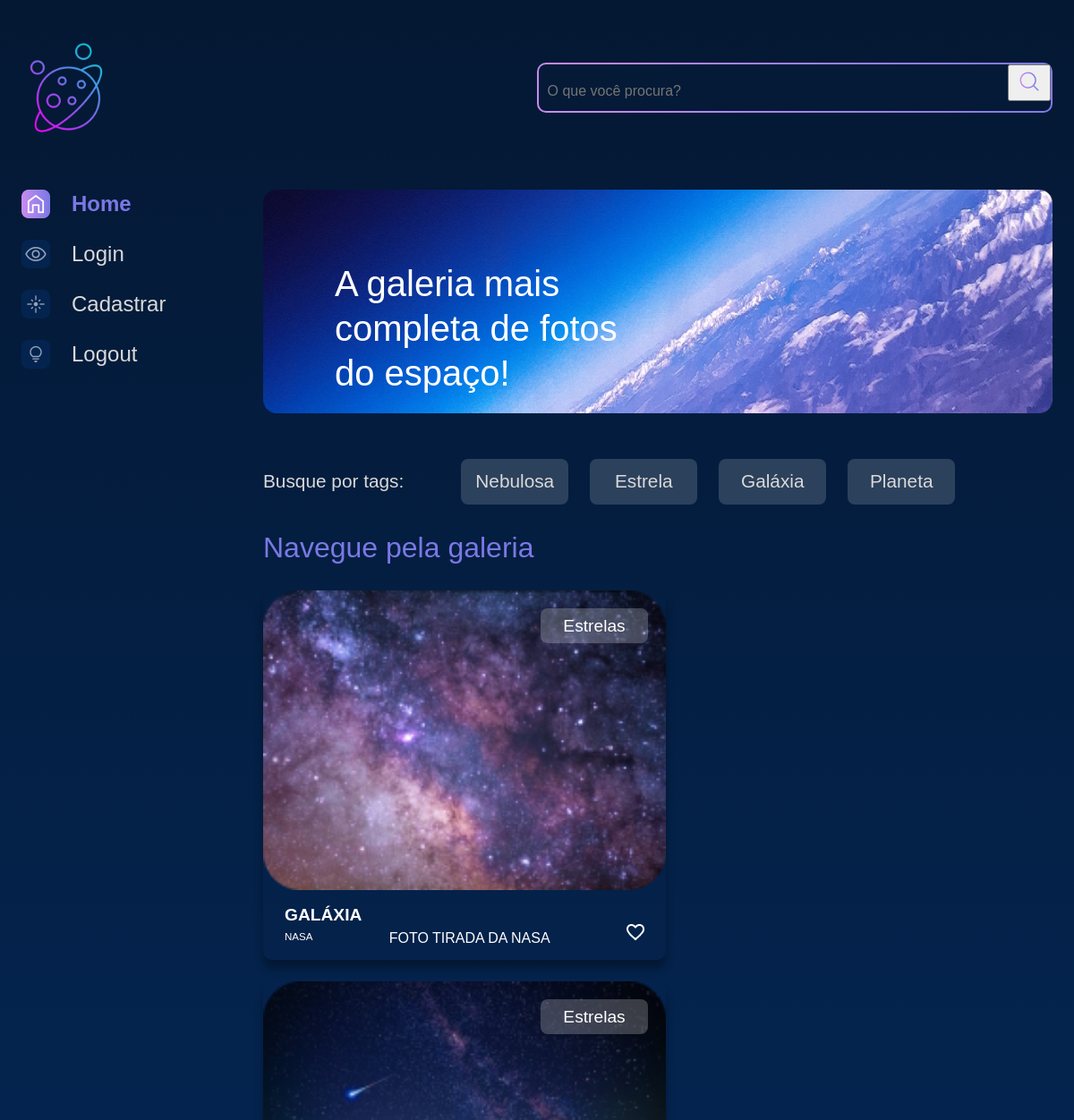
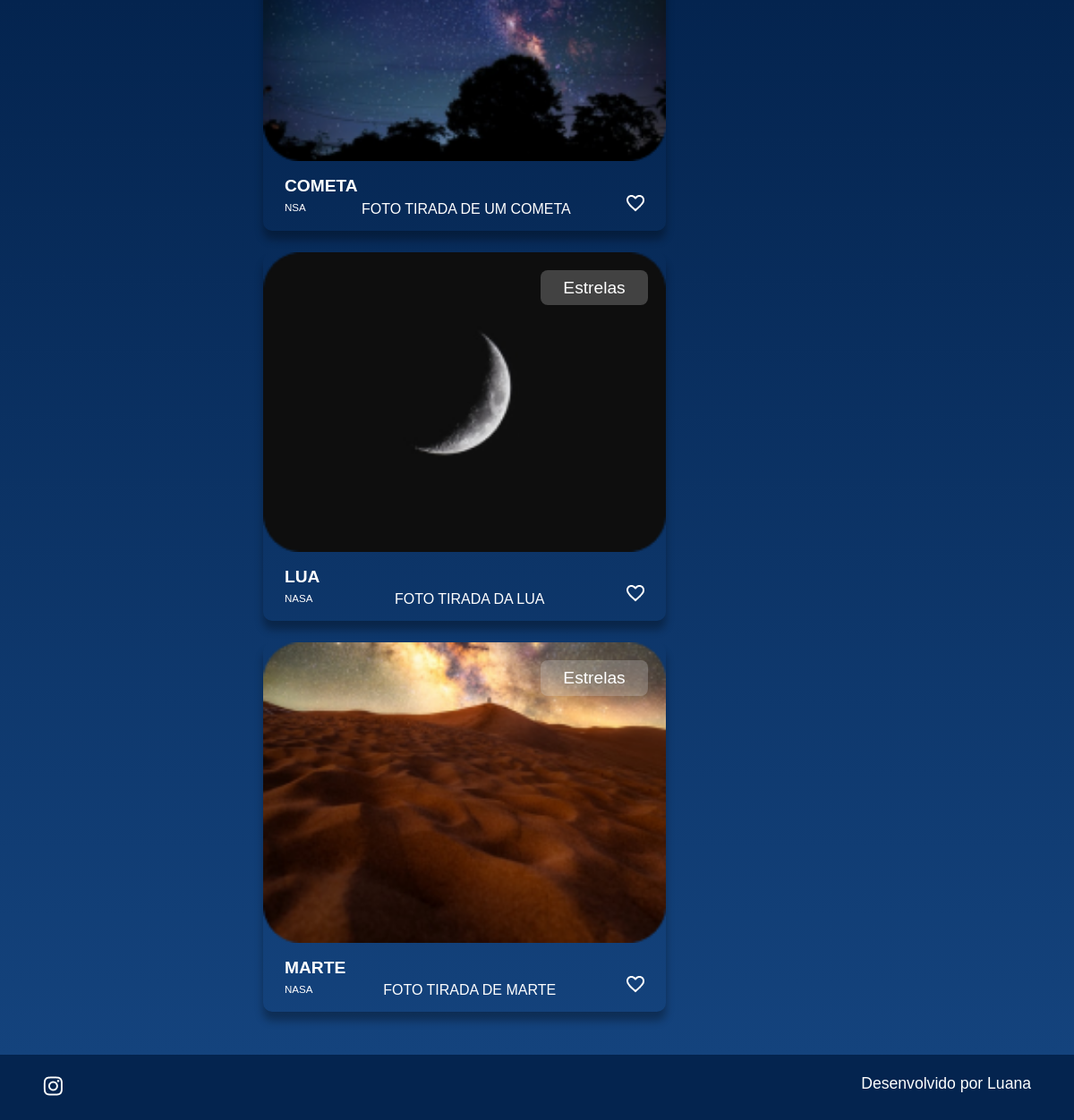
The app's page / (signed in) with its own data (2 pictures, top to bottom).
### galeria/models.py (models this page shows, shortened)
class Fotografia(models.Model):
    OPCOES_CATEGORIA = [
        ("NEBULOSA","Nebulosa"),
        ("ESTRELA","Estrela"),
        ("GALÁXIA","Galáxia"),
        ("PLANETA","Planeta"),
    ]
    nome = models.CharField(max_length=100, null=False, blank=False)
    legenda = models.CharField(max_length=150, null=False, blank=False)
    categoria = models.CharField(max_length=100, choices=OPCOES_CATEGORIA, default='')
    descricao = models.TextField(null=False, blank=False)
    foto = models.ImageField(upload_to="fotos/%Y/%m/%d/", blank=True)
    publicada = models.BooleanField(default=False)
    data_fotografia = models.DateTimeField(default=datetime.now, blank=False)
    usuario = models.ForeignKey(
        to=User,
        on_delete=models.SET_NULL,
        null=True,
        blank=False,
        related_name='user'
    )

### galeria/views.py (the view)
# urls.py: path('', index, name='index'),
def index(request):
    if not request.user.is_authenticated:
        messages.error(request, 'Você precisa estar logado para acessar a galeria.')
        return redirect('login')
    fotografias = Fotografia.objects.order_by("data_fotografia").filter(publicada=True)
    return render(request, 'galeria/index.html', {'cards': fotografias})

### templates/galeria/index.html
{% extends 'galeria/base.html' %}
{% load static %}
{% block content %}
<section class="conteudo">
    <section class="banner">
        <img class="banner__imagem" src="{% static '/assets/imagens/Banner(2).png' %}" alt="banner Alura Space">
        <h1 class="banner__titulo"> A galeria mais completa de fotos do espaço!</h1>
    </section>
    <section class="tags">
        <p class="tags__titulo">Busque por tags:</p>
        <ul class="tags__lista">
            <li class="tags__tag">Nebulosa</li>
            <li class="tags__tag">Estrela</li>
            <li class="tags__tag">Galáxia</li>
            <li class="tags__tag">Planeta</li>
        </ul>
    </section>
    <section class="galeria">
        <div class="cards">
            <h2 class="cards__titulo">Navegue pela galeria</h2>
            <ul class="cards__lista">
                {% if cards %}
                {% for fotografia in cards %}
                <li class="card">
                    <a href="{% url 'imagem' fotografia.id %}">
                    {% if fotografia.foto == "" or fotografia.foto == null %}
                        <img class="card__imagem" src="{% static '/assets/imagens/galeria/erro-not.jpg'%}" alt="foto">
                    {% else %}
                        <img class="card__imagem" src="{{ fotografia.foto.url }}" alt="foto">
                    {% endif %}
                    </a>
                    <span class="card__tag">Estrelas</span>
                    <div class="card__info">
                        <p class="card__titulo">{{ fotografia.nome }}</p>
                        <div class="card__texto">
                            <p class="card__descricao">{{ fotografia.legenda }}</p>
                            <p class="imagem__texto">{{ fotografia.descricao }}</p>
                            <span>
                                <img src="{% static '/assets/ícones/1x/favorite_outline.png' %}" alt="ícone de coração">
                            </span>
                        </div>
                    </div>
                </li>
                {% endfor %}
                {% else %}
                <div class="imagem__texto">
                    <p>Fotografias não encontradas</p>
                </div>
                {% endif %}
            </ul>
        </div>
    </section>
</section>
</main>
</div>
{% endblock %}

### templates/galeria/base.html (shortened to what this page needs)
{% load static %}
<!DOCTYPE html>
<html lang="pt-br">
<head>
    <link rel="stylesheet" href="{% static '/styles/style.css' %}">
</head>
<body>
    {% include 'partials/_menu.html' %}
    {% block content %}{% endblock %}
    {% include 'partials/_footer.html' %}
</body>
</html>

### templates/partials/_menu.html (shortened to what this page needs)
{% load static %}
<div class="pagina-inicial">
    <header class="cabecalho">
        <img src="{% static '/assets/logo/Logo(2).png' %}" alt="Logo Space" style="max-width: 100px; max-height: 100px;"/>
        <div class="cabecalho__busca">
            <div class="busca__fundo">
                <form action="{% url 'buscar' %}">
                    <input class="busca__input" type="text" name="buscar" placeholder="O que você procura?">
                    <button type="submit">
                        <img class="busca__icone" src="{% static '/assets/ícones/1x/search.png' %}" alt="ícone de search">
                    </button>
                </form>
            </div>
        </div>
    </header>
    <main class="principal">
        <section class="menu-lateral">
            <nav class="menu-lateral__navegacao">
                <a href="{% url 'index' %}"><img src="{% static '/assets/ícones/1x/Home - ativo.png' %}"> Home</a>
                <a href="{% url 'login' %}"><img src="{% static '/assets/ícones/1x/Mais vistas - inativo.png' %}"> Login</a>
                <a href="{% url 'cadastro' %}"><img src="{% static '/assets/ícones/1x/Novas - inativo.png' %}">Cadastrar</a>
                <a href="{% url 'logout' %}"><img src="{% static '/assets/ícones/1x/Surpreenda-me - inativo.png' %}">Logout</a>
            </nav>
        </section>

### templates/partials/_footer.html
{% load static %}
<footer class="rodape">
    <div class="rodape__icones">
        <a href="" target=”_blank” >
            <img src="{% static '/assets/ícones/1x/instagram.png' %}" alt="ícone instagram">
        </a>
    </div>
    <p class="rodape__texto">Desenvolvido por Luana</p>
</footer>

### setup/static/styles/style.css (style rules this page uses)
html, body, div, span, applet, object, iframe, h1, h2, h3, h4, h5, h6, p, blockquote, pre, a, abbr, acronym, address, big, cite, code, del, dfn, em, img, ins, kbd, q, s, samp, small, strike, strong, sub, sup, tt, var, b, u, i, center, dl, dt, dd, ol, ul, li, fieldset, form, label, legend, table, caption, tbody, tfoot, thead, tr, th, td, article, aside, canvas, details, embed, figure, figcaption, footer, header, hgroup, menu, nav, output, ruby, section, summary, time, mark, audio, video { margin: 0; padding: 0; border: 0; font-size: 100%; font: inherit; vertical-align: baseline; }
article, aside, details, figcaption, figure, footer, header, hgroup, menu, nav, section { display: block; }
body { line-height: 1; font-family: 'Space Grotesk', sans-serif; min-height: 100vh; background: linear-gradient(#041833,#04244F,#154580); background-repeat: no-repeat; background-position: center; background-size: cover; }
ol, ul { list-style: none; }
.banner { width: auto; position: relative; margin-bottom: 1.5rem; }
.banner__imagem { width: 100%; }
.banner__titulo { color: #FFFFFF; font-size: 40px; width: 350px; line-height: 50px; position: absolute; top: 80px; left: 80px; }
.cabecalho { align-items: center; display: flex; justify-content: space-between; margin: 1.5rem 0 4rem 0; }
.cabecalho__busca { align-items: center; border-radius: 10px; background: linear-gradient(45deg, #C98CF1,#7B78E5); display: flex; height: auto; justify-content: space-between; padding: 2px; width: auto; }
.busca__fundo { align-items: center; background-color: #041A37; border-radius: 8px; display: flex; margin: 0 auto; width: 100%; }
.busca__input { align-items: center; background-color: transparent; border: none; font-size: 1rem; height: 24px; padding: 10px; width: 500px; }
.busca__icone { cursor: pointer; width: 2rem; height: 2rem; }
.cards { width: 100%; }
.cards__titulo { color: #7B78E5; font-size: 2rem; line-height: 3rem; margin-bottom: 1.5rem; }
.cards__lista { display: flex; flex-wrap: wrap; justify-content: space-between; align-content: space-between; }
.card { border-radius: 10px; box-shadow: 0px 10px 10px #00000050; color: #FFFFFF; margin-bottom: 1.5rem; position: relative; width: 450px; }
.card__imagem { width: 450px; border-radius: 10px 10px 0 0; }
.card__tag { background-color: #D9D9D940; border-radius: 8px; border: 2px solid transparent; font-size: 1.2rem; left: 310px; margin-right: 1.5rem; padding: .5rem .5rem; position: absolute; text-align: center; top: 20px; width: 100px; }
.card__info { font-size: 1.2rem; padding: 0 1.5rem 1rem 1.5rem; }
.card__titulo { font-weight: bold; line-height: 1.2rem; margin-top: 0.8em; }
.card__texto { display: flex; justify-content: space-between; flex-wrap: wrap; }
.card__texto img { cursor: pointer; }
.card__descricao { font-size: 0.6em; margin-top: 0.8em; }
.galeria { display: flex; width: 100%; }
.imagem__texto { display: flex; flex-direction: column; justify-content: space-between; color: #FFFFFF; margin-top: 0.5rem; }
.imagem__texto { font-size: 1rem; }
.menu-lateral { padding-right: 1.5rem; box-sizing: border-box; min-width: 270px; }
.menu-lateral__navegacao { display: flex; flex-direction: column; }
.menu-lateral__navegacao a { font-family: 'Space Grotesk', sans-serif; align-items: center; display: flex; margin-bottom: 1.5rem; text-decoration: none; color: #D9D9D9; font-size: 24px; }
.menu-lateral__navegacao a:first-child { font-weight: bold; color: #7B78E5; }
.menu-lateral__navegacao img { margin-right: 1.5rem; }
.pagina-inicial { max-width: 1440px; padding: 1.5rem; margin: 0 auto; }
.principal { display: flex; justify-content: space-between; }
.rodape { background-color: #04244F; width: 100%; padding: 1.5rem 3rem; box-sizing: border-box; display: flex; justify-content: space-between; color: #FFFFFF; }
.rodape__icones { width: 80px; display: flex; justify-content: space-between; }
.rodape__texto { font-size: 1.1rem; }
.tags { padding: 1.5rem 0; display: flex; align-items: center; color: #D9D9D9; font-size: 1.3rem; }
.tags__titulo { margin-right: 4rem; }
.tags__lista { display: flex; }
.tags__tag { background-color: #D9D9D930; margin-right: 1.5rem; border-radius: 8px; padding: .8rem .5rem; width: 100px; text-align: center; border: 2px solid transparent; }

### records on screen
Fotografia: foto (picture), nome "GALÁXIA", legenda "NASA", descricao "FOTO TIRADA DA NASA"
Fotografia: foto (picture), nome "COMETA", legenda "NSA", descricao "FOTO TIRADA DE UM COMETA"
Fotografia: foto (picture), nome "LUA", legenda "NASA", descricao "FOTO TIRADA DA LUA"
Fotografia: foto (picture), nome "MARTE", legenda "NASA", descricao "FOTO TIRADA DE MARTE"
